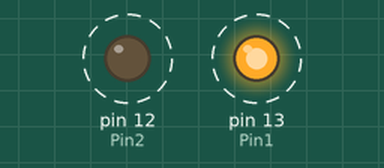
Simulated run of this sketch. Board: Arduino Uno, built with avr-gcc and run on an emulated ATmega328P. On the bench: output pins drawn as LEDs (lit = HIGH). Dashed ring = blinking. What the sketch prints to the serial monitor is not drawn.

Above: at 0.15 s.
Timing chart, 0 to 3.0 s (numbered marks = the images above):
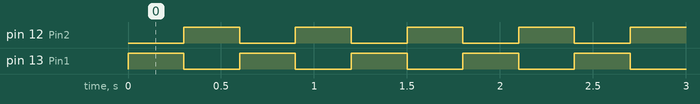

The sketch:

Two_LEDS.ino
```cpp
int Pin1 = 13;
int Pin2 = 12;

void setup() {
  // put your setup code here, to run once:
  Serial.begin(9600);
  pinMode(Pin1,OUTPUT); //This sets the digital pin as the output
  pinMode(Pin2,OUTPUT);
}

void loop() {
  // put your main code here, to run repeatedly:
  Serial.print("blink");
  digitalWrite(Pin1,HIGH); //This turns the first LED on
  digitalWrite(Pin2,LOW); // This turns the second LED off
  delay(300); //This sets a 300 millisecond delay beforethe next command can take place
  digitalWrite(Pin1,LOW);
  digitalWrite(Pin2,HIGH);
  delay(300);
}
```

Measured:
- by itself, pin 12 (Pin2), pin 13 (Pin1): alternates HIGH for 0.30 s and LOW for 0.30 s
